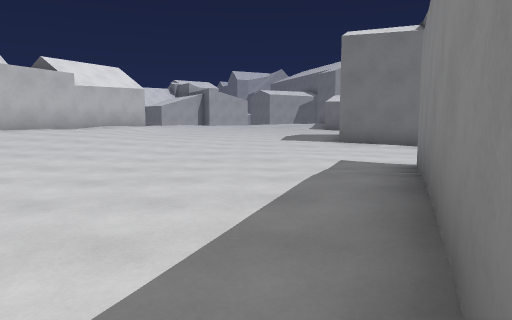
view 1 (above)

16 first-person views from a walk through a 3-D level made in the Godot game engine. The camera is 1.3 m above the floor, tilts 6° down and sees 70° across. The floor is counted in squares, 2 m on a side. Each view is taken from the middle of a square. On the plan, view 1 faces up. The plan holds only what a view shows up to about 11 squares ahead; the rest is blank. The place goes on beyond the plan.

view 2
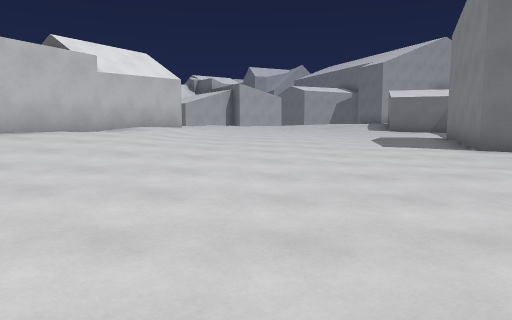

view 3
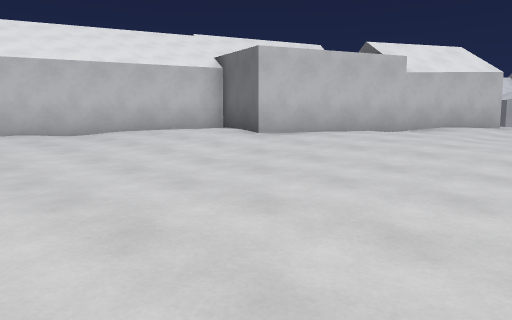

view 4
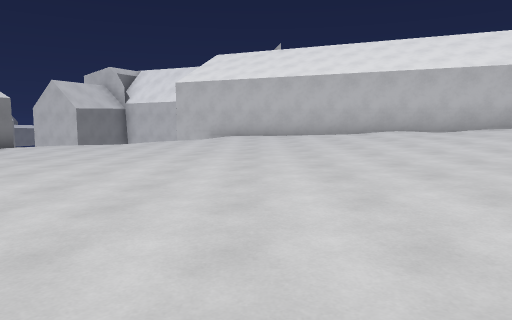

view 5
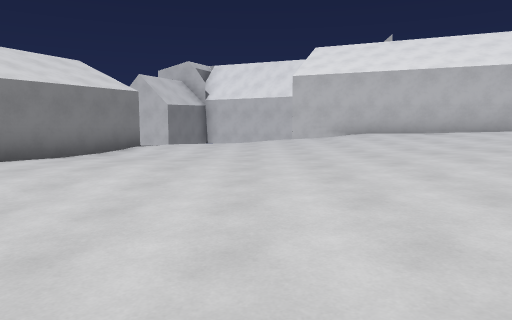

view 6
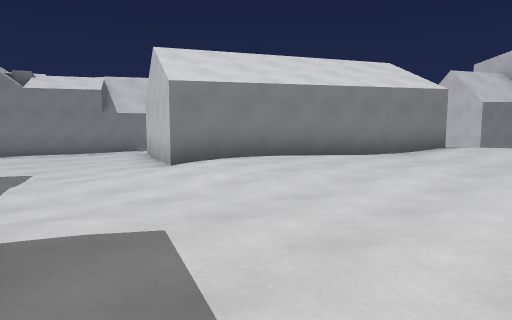

view 7
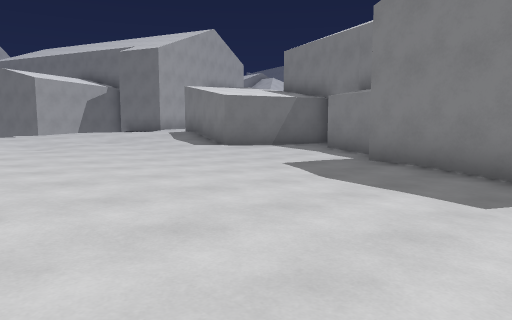

view 8
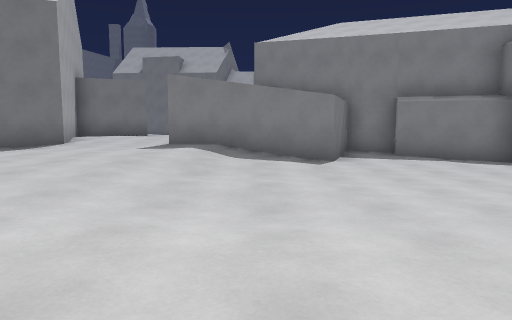

view 9
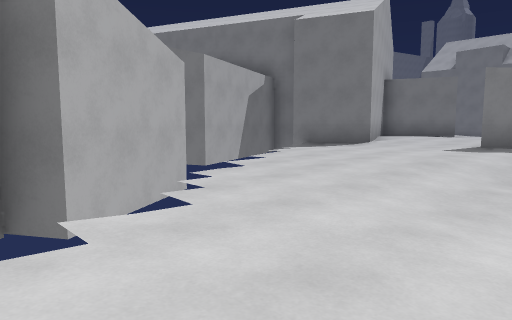

view 10
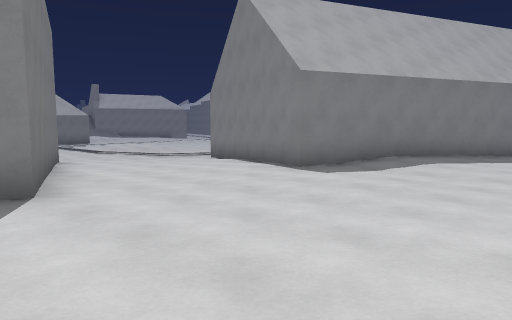

view 11
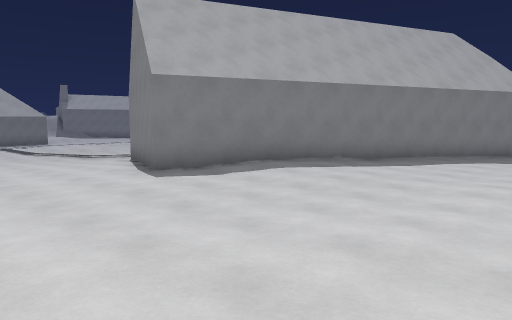

view 12
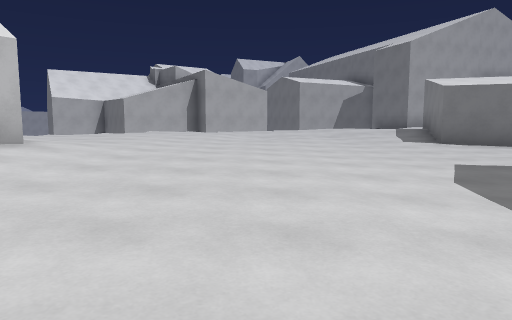

view 13
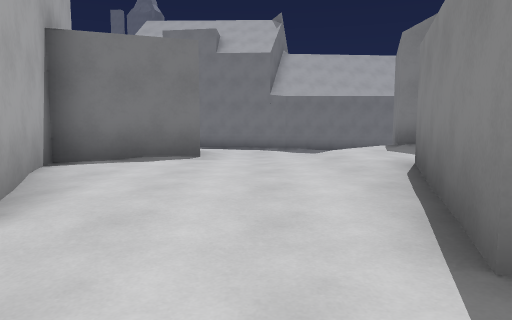

view 14
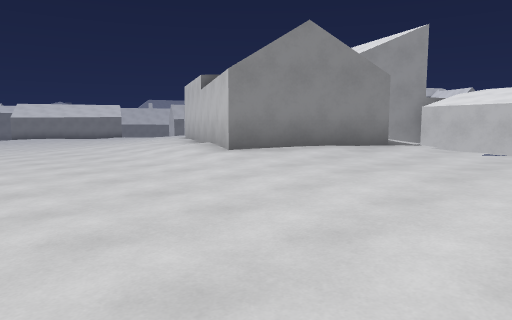

view 15
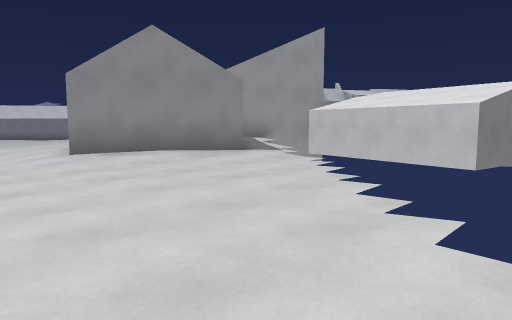

view 16
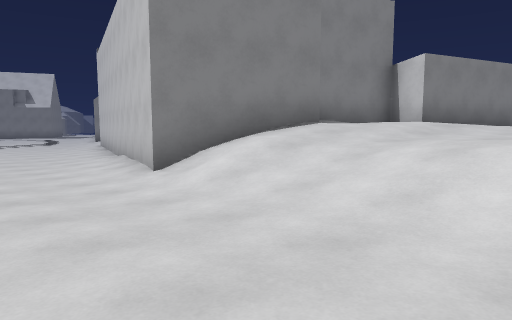

### Floor plan
Key: @ floor where view 1 was taken; # wall or solid block; . main floor; : floor 0.25 m higher than the main floor; - floor 0.25 m lower than the main floor; + floor 0.5 m higher than the main floor; _ floor 0.5 m lower than the main floor; * floor 0.75 m higher than the main floor; < floor 0.75 m lower than the main floor; % floor 1 m higher than the main floor; & floor 1.25 m higher than the main floor; $ floor 1.5 m higher than the main floor; / step, stairs or slope; = window, fence, low wall or low ledge; v drop or lower ground; B building; O other object.
Columns run from 13 left of view 1 to 16 right of it. Each row starts with its distance up from view 1.
 26                ####
 25                  *#####
 24                %%*##%&#
 23              *%%%%%&&&#////...
 22             *%%%%%%%&%%%%//...
 21           ***%%%%B%&&&/////...
 20          %**/////B BB&&&///---
 19   B B   ****+++/*B   B/$B//--
 18   B B  ****++++/+B     B  B--
 17     B *****+++++++BB      B__
 16    BB %%***+++++++++      /__
 15   O##&BB%/++++++++BB     B___
 14    v#   B*+++++:+:B      B__
 13     #   B/++++:::B       ___
 12       B#%/++++::B       B___
 11        #*/+++:::B        ___
 10       #**/++::::B
  9    ####**+++:::...BB
  8    #%%///++::.....---BBB
  7   #*////+:::.....---___
  6   #////::::......--___
  5  =*++++:::......#-//__
  4  #++++:::.....:#####
  3  #++:::.......:#
  2 #+::::........##
  1 #:::.......-..#
  0 :::......---.@#
 -1 .//....------##
 -2 ..-----------#
 -3 ---------__-##
 -4 ----_---____#
 -5  --__---___
 -6  B___---///
 -7  B B_---__<
 -8  B   BB_/__
 -9        B_<<
-10        B<<<
-11       B<<<<
-12       B<<<
-13        /<<

Positions as (right, up) in squares from view 1, and headings:
1: (0, 0), facing up
2: (-2, 3), facing up
3: (-2, 3), facing up-left
4: (-1, 1), facing left
5: (-2, -3), facing left
6: (-2, -3), facing down-left
7: (-3, 10), facing up-right
8: (-4, 19), facing right
9: (-4, 19), facing up-right
10: (-2, 11), facing down-right
11: (-4, 9), facing down-right
12: (-1, 9), facing up
13: (3, 22), facing right
14: (0, 19), facing down-left
15: (-2, 21), facing down-left
16: (16, 23), facing down-left
